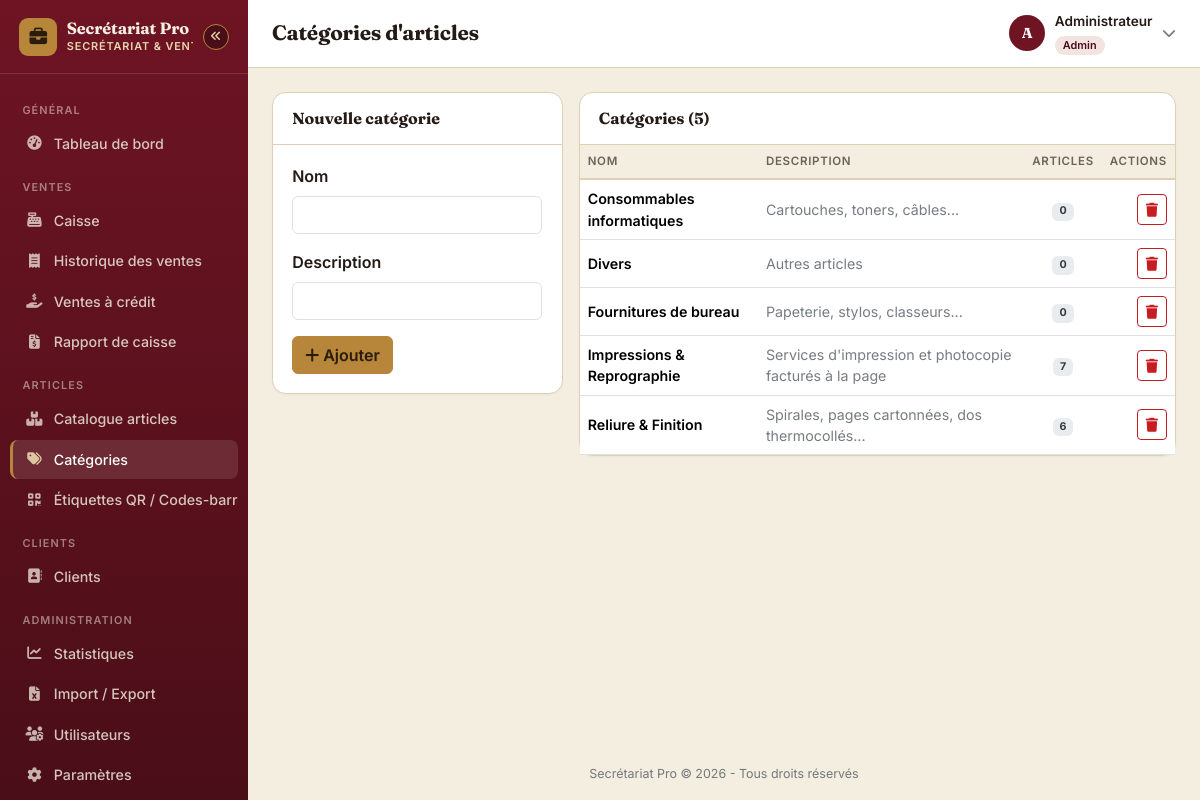
Page /articles/categories.php (signed in) on the committed database.
### tables this page shows
CREATE TABLE categories (
    id INT AUTO_INCREMENT PRIMARY KEY,
    nom VARCHAR(100) NOT NULL,
    description VARCHAR(255) DEFAULT NULL,
    created_at DATETIME NOT NULL DEFAULT CURRENT_TIMESTAMP
);

### includes/auth.php (called while the page is built, shortened)
<?php
require_once __DIR__ . '/functions.php';
function current_user(): ?array
{
    return [
        'id'        => $_SESSION['user_id'],
        'username'  => $_SESSION['username'] ?? '',
        'full_name' => $_SESSION['full_name'] ?? '',
        'role'      => $_SESSION['role'] ?? '',
    ];
}
function has_role(...$roles): bool
{
    $roles = array_map('strval', is_array($roles[0] ?? null) ? $roles[0] : $roles);
    return isset($_SESSION['role']) && in_array($_SESSION['role'], $roles, true);
}
function require_root_depth(): string
{
    $scriptPath = str_replace('\\', '/', $_SERVER['SCRIPT_FILENAME'] ?? '');
    $root = str_replace('\\', '/', realpath(APP_ROOT));
    $rel = trim(str_replace($root, '', dirname($scriptPath)), '/');
    $depth = count(explode('/', $rel));
    return str_repeat('../', $depth);
}

### includes/functions.php (called while the page is built, shortened)
<?php
function e(?string $value): string
{
    return htmlspecialchars($value ?? '', ENT_QUOTES, 'UTF-8');
}
function get_param(string $cle, string $default = ''): string
{
    static $cache = null;
    if ($cache === null) {
        $cache = [];
        try {
            $pdo = Database::getConnection();
            $stmt = $pdo->query('SELECT cle, valeur FROM parametres');
            foreach ($stmt->fetchAll() as $row) {
                $cache[$row['cle']] = $row['valeur'];
            }
        } catch (Exception $e) {
            error_log('get_param: ' . $e->getMessage());
        }
    }
    return $cache[$cle] ?? $default;
}

### articles/categories.php (the view, shortened to what this page needs)
<?php
require_once __DIR__ . '/../includes/auth.php';
$pdo = Database::getConnection();
$categories = $pdo->query("
    SELECT c.*, (SELECT COUNT(*) FROM articles a WHERE a.categorie_id = c.id) AS nb_articles
    FROM categories c ORDER BY c.nom
")->fetchAll();
$pageTitle = 'Catégories d\'articles';
$activeMenu = 'categories';
include __DIR__ . '/../includes/header.php';
?>
<div class="row g-3">
    <?php if (has_role('admin', 'secretaire')): ?>
    <div class="col-lg-4">
        <div class="sp-card">
            <div class="sp-card-header"><h6>Nouvelle catégorie</h6></div>
            <div class="sp-card-body">
                <form method="post">
                    <div class="mb-3">
                        <label class="form-label fw-semibold">Nom</label>
                        <input type="text" name="nom" class="form-control" required>
                    </div>
                    <div class="mb-3">
                        <label class="form-label fw-semibold">Description</label>
                        <input type="text" name="description" class="form-control">
                    </div>
                    <button class="btn btn-sp-amber"><i class="fa-solid fa-plus me-1"></i>Ajouter</button>
                </form>
            </div>
        </div>
    </div>
    <?php endif; ?>
    <div class="col-lg-<?= has_role('admin', 'secretaire') ? '8' : '12' ?>">
        <div class="sp-card">
            <div class="sp-card-header"><h6>Catégories (<?= count($categories) ?>)</h6></div>
            <div class="sp-card-body p-0">
                <table class="table table-sp mb-0">
                    <thead><tr><th>Nom</th><th>Description</th><th class="text-center">Articles</th><th class="text-end">Actions</th></tr></thead>
                    <tbody>
                    <?php foreach ($categories as $c): ?>
                        <tr>
                            <td class="fw-semibold"><?= e($c['nom']) ?></td>
                            <td class="text-muted"><?= e($c['description'] ?: '-') ?></td>
                            <td class="text-center"><span class="badge bg-secondary"><?= (int)$c['nb_articles'] ?></span></td>
                            <td class="text-end">
                                <?php if (has_role('admin')): ?>
                                <form method="post" class="d-inline" data-confirm="Supprimer cette catégorie ?" data-confirm-type="danger">
                                    <button class="btn btn-sm btn-outline-danger"><i class="fa-solid fa-trash"></i></button>
                                </form>
                                <?php endif; ?>
                            </td>
                        </tr>
                    <?php endforeach; ?>
                    </tbody>
                </table>
            </div>
        </div>
    </div>
</div>
<?php include __DIR__ . '/../includes/footer.php'; ?>

### includes/header.php (shortened to what this page needs)
<?php
$ROOT = require_root_depth();
$pageTitle = $pageTitle ?? APP_NAME;
$activeMenu = $activeMenu ?? '';
?>
<!DOCTYPE html>
<html lang="fr">
<head>
    <title><?= e($pageTitle) ?> - <?= e(get_param('nom_entreprise', APP_NAME)) ?></title>
    <link rel="stylesheet" href="<?= $ROOT ?>assets/css/bootstrap.min.css">
    <link rel="stylesheet" href="<?= $ROOT ?>assets/css/all.min.css">
    <link rel="stylesheet" href="<?= $ROOT ?>assets/css/inter.css">
    <link rel="stylesheet" href="<?= $ROOT ?>assets/css/app.css">
</head>
<body>
<div class="sp-wrapper">
    <?php include __DIR__ . '/sidebar.php'; ?>
    <div class="sp-main">
        <header class="sp-topbar no-print">
            <h1 class="page-title flex-grow-1"><?= e($pageTitle) ?></h1>
            <div class="dropdown">
                <div class="sp-user-menu" data-bs-toggle="dropdown" role="button">
                    <div class="sp-user-avatar"><?= e(mb_strtoupper(mb_substr($user['full_name'] ?? '?', 0, 1))) ?></div>
                    <div class="d-none d-md-block">
                        <div class="fw-semibold" style="font-size:.85rem;"><?= e($user['full_name'] ?? '') ?></div>
                        <span class="sp-role-badge <?= e($user['role'] ?? '') ?>"><?= e(ucfirst($user['role'] ?? '')) ?></span>
                    </div>
                    <i class="fa-solid fa-chevron-down small text-muted"></i>
                </div>
            </div>
        </header>
        <div class="sp-content">

### includes/sidebar.php (shortened to what this page needs)
<?php
$user = current_user();
function nav_active(string $key, string $active): string
{
    return $key === $active ? ' active' : '';
}
?>
<aside class="sp-sidebar" id="spSidebar">
    <div class="brand">
        <div class="logo-badge"><i class="fa-solid fa-briefcase"></i></div>
        <div class="brand-text">
            <div class="brand-name"><?= e(get_param('nom_entreprise', APP_NAME)) ?></div>
            <div class="brand-sub">Secrétariat &amp; Ventes</div>
        </div>
        <button type="button" class="sidebar-collapse-toggle d-none d-lg-flex" id="sidebarCollapseToggle" title="Réduire / agrandir le menu">
            <i class="fa-solid fa-angles-left"></i>
        </button>
    </div>
    <nav class="sp-nav">
        <div class="nav-section-title">Général</div>
        <a href="<?= $ROOT ?>dashboard.php" class="nav-link<?= nav_active('dashboard', $activeMenu) ?>" title="Tableau de bord">
            <i class="fa-solid fa-gauge-high"></i> <span class="nav-label">Tableau de bord</span>
        </a>
        <?php if (has_role('admin', 'vendeur')): ?>
        <div class="nav-section-title">Ventes</div>
        <a href="<?= $ROOT ?>ventes/caisse.php" class="nav-link<?= nav_active('caisse', $activeMenu) ?>" title="Caisse">
            <i class="fa-solid fa-cash-register"></i> <span class="nav-label">Caisse</span>
        </a>
        <a href="<?= $ROOT ?>ventes/historique.php" class="nav-link<?= nav_active('ventes', $activeMenu) ?>" title="Historique des ventes">
            <i class="fa-solid fa-receipt"></i> <span class="nav-label">Historique des ventes</span>
        </a>
        <a href="<?= $ROOT ?>ventes/credits.php" class="nav-link<?= nav_active('credits', $activeMenu) ?>" title="Ventes à crédit">
            <i class="fa-solid fa-hand-holding-dollar"></i> <span class="nav-label">Ventes à crédit</span>
        </a>
        <a href="<?= $ROOT ?>ventes/rapport_caisse.php" class="nav-link<?= nav_active('rapport_caisse', $activeMenu) ?>" title="Rapport de caisse">
            <i class="fa-solid fa-file-invoice-dollar"></i> <span class="nav-label">Rapport de caisse</span>
        </a>
        <?php endif; ?>
        <div class="nav-section-title">Articles</div>
        <a href="<?= $ROOT ?>articles/liste.php" class="nav-link<?= nav_active('articles', $activeMenu) ?>" title="Catalogue articles">
            <i class="fa-solid fa-boxes-stacked"></i> <span class="nav-label">Catalogue articles</span>
        </a>
        <a href="<?= $ROOT ?>articles/categories.php" class="nav-link<?= nav_active('categories', $activeMenu) ?>" title="Catégories">
            <i class="fa-solid fa-tags"></i> <span class="nav-label">Catégories</span>
        </a>
        <a href="<?= $ROOT ?>articles/etiquettes.php" class="nav-link<?= nav_active('etiquettes', $activeMenu) ?>" title="Étiquettes QR / Codes-barres">
            <i class="fa-solid fa-qrcode"></i> <span class="nav-label">Étiquettes QR / Codes-barres</span>
        </a>
        <div class="nav-section-title">Clients</div>
        <a href="<?= $ROOT ?>clients/liste.php" class="nav-link<?= nav_active('clients', $activeMenu) ?>" title="Clients">
            <i class="fa-solid fa-address-book"></i> <span class="nav-label">Clients</span>
        </a>
        <?php if (has_role('admin')): ?>
        <div class="nav-section-title">Administration</div>
        <a href="<?= $ROOT ?>rapports/statistiques.php" class="nav-link<?= nav_active('rapports', $activeMenu) ?>" title="Statistiques">
            <i class="fa-solid fa-chart-line"></i> <span class="nav-label">Statistiques</span>
        </a>
        <a href="<?= $ROOT ?>import_export/index.php" class="nav-link<?= nav_active('import_export', $activeMenu) ?>" title="Import / Export">
            <i class="fa-solid fa-file-excel"></i> <span class="nav-label">Import / Export</span>
        </a>
        <a href="<?= $ROOT ?>utilisateurs/liste.php" class="nav-link<?= nav_active('utilisateurs', $activeMenu) ?>" title="Utilisateurs">
            <i class="fa-solid fa-users-gear"></i> <span class="nav-label">Utilisateurs</span>
        </a>
        <a href="<?= $ROOT ?>parametres/entreprise.php" class="nav-link<?= nav_active('parametres', $activeMenu) ?>" title="Paramètres">
            <i class="fa-solid fa-gear"></i> <span class="nav-label">Paramètres</span>
        </a>
        <?php endif; ?>
    </nav>
</aside>

### includes/footer.php (shortened to what this page needs)
        </div>
        <footer class="text-center text-muted py-3 no-print" style="font-size:.78rem;">
            <?= e(get_param('nom_entreprise', APP_NAME)) ?> &copy; <?= date('Y') ?> - Tous droits réservés
        </footer>
    </div>
</div>
</body>
</html>

### assets/css/inter.css (style rules this page uses)
body { font-family: 'Inter', -apple-system, BlinkMacSystemFont, 'Segoe UI', sans-serif; }

### rows in the picture
categories: nom "Consommables informatiques", description "Cartouches, toners, câbles...", nb_articles "0"
categories: nom "Divers", description "Autres articles", nb_articles "0"
categories: nom "Fournitures de bureau", description "Papeterie, stylos, classeurs...", nb_articles "0"
categories: nom "Impressions & Reprographie", description "Services d'impression et photocopie facturés à la page", nb_articles "7"
categories: nom "Reliure & Finition", description "Spirales, pages cartonnées, dos thermocollés...", nb_articles "6"

### other values in the picture
get_param('nom_entreprise', APP_NAME) "Secrétariat Pro"
$pageTitle "Catégories d'articles"
mb_strtoupper(mb_substr($user['full_name'] ?? '?', 0, 1)) "A"
$user['full_name'] "Administrateur"
$user['role'] "Admin"
count($categories) "5"
